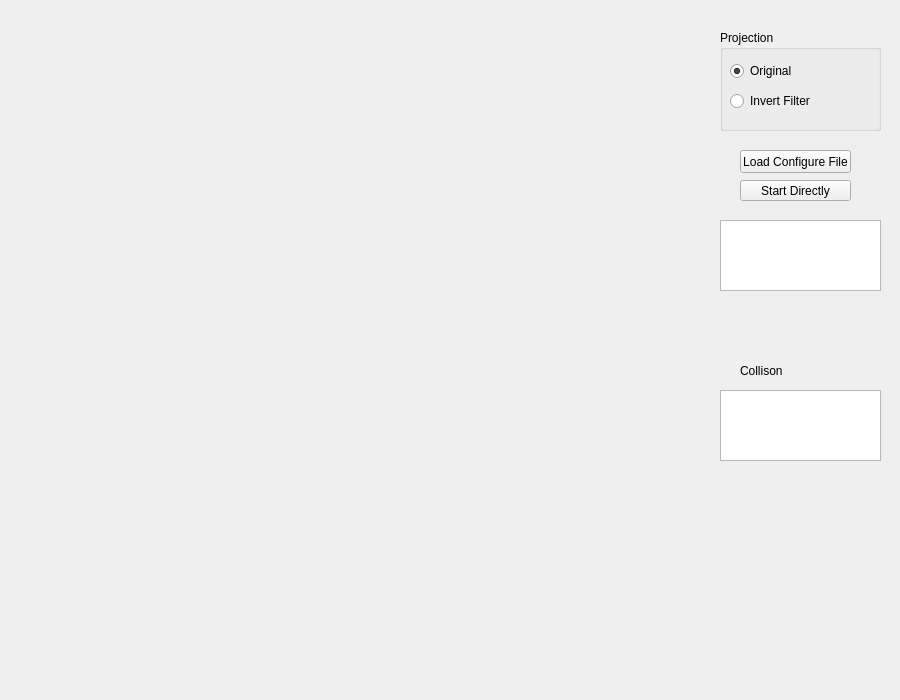
<?xml version="1.0" encoding="UTF-8"?>
<ui version="4.0">
 <class>QtOpenGLDemoClass</class>
 <widget class="QWidget" name="QtOpenGLDemoClass">
  <property name="geometry">
   <rect>
    <x>0</x>
    <y>0</y>
    <width>900</width>
    <height>700</height>
   </rect>
  </property>
  <property name="windowTitle">
   <string>QtOpenGLDemo</string>
  </property>
  <widget class="QGroupBox" name="groupBox">
   <property name="geometry">
    <rect>
     <x>720</x>
     <y>30</y>
     <width>161</width>
     <height>101</height>
    </rect>
   </property>
   <property name="title">
    <string>Projection</string>
   </property>
   <widget class="QRadioButton" name="originalButton">
    <property name="geometry">
     <rect>
      <x>10</x>
      <y>30</y>
      <width>132</width>
      <height>22</height>
     </rect>
    </property>
    <property name="text">
     <string>Original</string>
    </property>
    <property name="checked">
     <bool>true</bool>
    </property>
   </widget>
   <widget class="QRadioButton" name="invertButton">
    <property name="geometry">
     <rect>
      <x>10</x>
      <y>60</y>
      <width>132</width>
      <height>22</height>
     </rect>
    </property>
    <property name="text">
     <string>Invert Filter</string>
    </property>
   </widget>
  </widget>
  <widget class="QTextEdit" name="textEdit">
   <property name="geometry">
    <rect>
     <x>720</x>
     <y>390</y>
     <width>161</width>
     <height>71</height>
    </rect>
   </property>
  </widget>
  <widget class="QLabel" name="label">
   <property name="geometry">
    <rect>
     <x>740</x>
     <y>360</y>
     <width>61</width>
     <height>21</height>
    </rect>
   </property>
   <property name="text">
    <string>Collison</string>
   </property>
  </widget>
  <widget class="QPushButton" name="configButton">
   <property name="geometry">
    <rect>
     <x>740</x>
     <y>150</y>
     <width>111</width>
     <height>23</height>
    </rect>
   </property>
   <property name="text">
    <string>Load Configure File</string>
   </property>
  </widget>
  <widget class="QTextEdit" name="textEdit_2">
   <property name="geometry">
    <rect>
     <x>720</x>
     <y>220</y>
     <width>161</width>
     <height>71</height>
    </rect>
   </property>
  </widget>
  <widget class="QPushButton" name="startButton">
   <property name="geometry">
    <rect>
     <x>740</x>
     <y>180</y>
     <width>111</width>
     <height>21</height>
    </rect>
   </property>
   <property name="text">
    <string>Start Directly</string>
   </property>
  </widget>
 </widget>
 <layoutdefault spacing="6" margin="11"/>
 <resources>
  <include location="QtOpenGLDemo.qrc"/>
 </resources>
 <connections/>
</ui>
